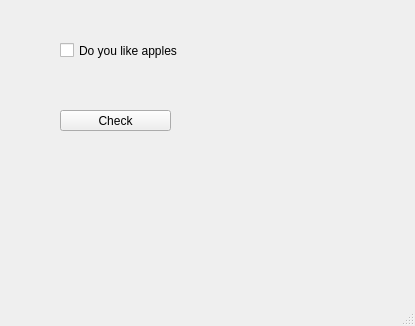
<?xml version="1.0" encoding="UTF-8"?>
<ui version="4.0">
 <class>MainWindow</class>
 <widget class="QMainWindow" name="MainWindow">
  <property name="geometry">
   <rect>
    <x>0</x>
    <y>0</y>
    <width>415</width>
    <height>326</height>
   </rect>
  </property>
  <property name="windowTitle">
   <string>MainWindow</string>
  </property>
  <widget class="QWidget" name="centralwidget">
   <widget class="QCheckBox" name="checkBox">
    <property name="geometry">
     <rect>
      <x>60</x>
      <y>30</y>
      <width>201</width>
      <height>41</height>
     </rect>
    </property>
    <property name="text">
     <string>Do you like apples</string>
    </property>
   </widget>
   <widget class="QPushButton" name="pushButton">
    <property name="geometry">
     <rect>
      <x>60</x>
      <y>110</y>
      <width>111</width>
      <height>21</height>
     </rect>
    </property>
    <property name="text">
     <string>Check</string>
    </property>
   </widget>
  </widget>
  <widget class="QMenuBar" name="menubar">
   <property name="geometry">
    <rect>
     <x>0</x>
     <y>0</y>
     <width>415</width>
     <height>21</height>
    </rect>
   </property>
  </widget>
  <widget class="QStatusBar" name="statusbar"/>
 </widget>
 <resources/>
 <connections/>
</ui>
